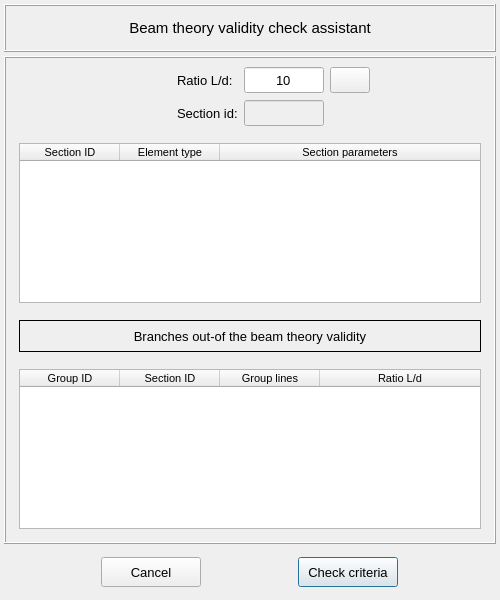
<?xml version="1.0" encoding="UTF-8"?>
<ui version="4.0">
 <class>Dialog</class>
 <widget class="QDialog" name="Dialog">
  <property name="windowModality">
   <enum>Qt::NonModal</enum>
  </property>
  <property name="geometry">
   <rect>
    <x>0</x>
    <y>0</y>
    <width>500</width>
    <height>600</height>
   </rect>
  </property>
  <property name="sizePolicy">
   <sizepolicy hsizetype="Fixed" vsizetype="Fixed">
    <horstretch>0</horstretch>
    <verstretch>0</verstretch>
   </sizepolicy>
  </property>
  <property name="minimumSize">
   <size>
    <width>500</width>
    <height>600</height>
   </size>
  </property>
  <property name="maximumSize">
   <size>
    <width>600</width>
    <height>600</height>
   </size>
  </property>
  <property name="contextMenuPolicy">
   <enum>Qt::DefaultContextMenu</enum>
  </property>
  <property name="windowTitle">
   <string>Beam theory validity check</string>
  </property>
  <property name="whatsThis">
   <string/>
  </property>
  <layout class="QGridLayout" name="gridLayout">
   <property name="leftMargin">
    <number>4</number>
   </property>
   <property name="topMargin">
    <number>4</number>
   </property>
   <property name="rightMargin">
    <number>4</number>
   </property>
   <property name="bottomMargin">
    <number>4</number>
   </property>
   <property name="spacing">
    <number>4</number>
   </property>
   <item row="0" column="0">
    <widget class="QFrame" name="top_frame">
     <property name="minimumSize">
      <size>
       <width>0</width>
       <height>48</height>
      </size>
     </property>
     <property name="maximumSize">
      <size>
       <width>600</width>
       <height>48</height>
      </size>
     </property>
     <property name="font">
      <font>
       <pointsize>11</pointsize>
      </font>
     </property>
     <property name="frameShape">
      <enum>QFrame::Box</enum>
     </property>
     <property name="frameShadow">
      <enum>QFrame::Raised</enum>
     </property>
     <property name="lineWidth">
      <number>1</number>
     </property>
     <layout class="QGridLayout" name="gridLayout_3">
      <property name="leftMargin">
       <number>0</number>
      </property>
      <property name="topMargin">
       <number>0</number>
      </property>
      <property name="rightMargin">
       <number>0</number>
      </property>
      <property name="bottomMargin">
       <number>0</number>
      </property>
      <property name="spacing">
       <number>0</number>
      </property>
      <item row="0" column="0">
       <widget class="QLabel" name="label">
        <property name="minimumSize">
         <size>
          <width>380</width>
          <height>30</height>
         </size>
        </property>
        <property name="maximumSize">
         <size>
          <width>1000</width>
          <height>40</height>
         </size>
        </property>
        <property name="text">
         <string>Beam theory validity check assistant</string>
        </property>
        <property name="textFormat">
         <enum>Qt::AutoText</enum>
        </property>
        <property name="alignment">
         <set>Qt::AlignCenter</set>
        </property>
       </widget>
      </item>
     </layout>
    </widget>
   </item>
   <item row="1" column="0">
    <widget class="QFrame" name="bottom_frame">
     <property name="minimumSize">
      <size>
       <width>0</width>
       <height>0</height>
      </size>
     </property>
     <property name="maximumSize">
      <size>
       <width>600</width>
       <height>600</height>
      </size>
     </property>
     <property name="frameShape">
      <enum>QFrame::Box</enum>
     </property>
     <property name="frameShadow">
      <enum>QFrame::Raised</enum>
     </property>
     <layout class="QGridLayout" name="gridLayout_8">
      <property name="leftMargin">
       <number>4</number>
      </property>
      <property name="topMargin">
       <number>4</number>
      </property>
      <property name="rightMargin">
       <number>4</number>
      </property>
      <property name="bottomMargin">
       <number>4</number>
      </property>
      <property name="spacing">
       <number>4</number>
      </property>
      <item row="0" column="0">
       <widget class="QFrame" name="frame_2">
        <property name="frameShape">
         <enum>QFrame::NoFrame</enum>
        </property>
        <property name="frameShadow">
         <enum>QFrame::Raised</enum>
        </property>
        <layout class="QGridLayout" name="gridLayout_4">
         <property name="leftMargin">
          <number>4</number>
         </property>
         <property name="topMargin">
          <number>4</number>
         </property>
         <property name="rightMargin">
          <number>4</number>
         </property>
         <property name="bottomMargin">
          <number>4</number>
         </property>
         <property name="spacing">
          <number>6</number>
         </property>
         <item row="0" column="3">
          <widget class="QLabel" name="label_4">
           <property name="minimumSize">
            <size>
             <width>0</width>
             <height>26</height>
            </size>
           </property>
           <property name="maximumSize">
            <size>
             <width>16777215</width>
             <height>26</height>
            </size>
           </property>
           <property name="font">
            <font>
             <pointsize>10</pointsize>
            </font>
           </property>
           <property name="text">
            <string>Ratio L/d:</string>
           </property>
          </widget>
         </item>
         <item row="0" column="4">
          <widget class="QLineEdit" name="lineEdit_beam_criteria">
           <property name="minimumSize">
            <size>
             <width>80</width>
             <height>26</height>
            </size>
           </property>
           <property name="maximumSize">
            <size>
             <width>80</width>
             <height>26</height>
            </size>
           </property>
           <property name="font">
            <font>
             <pointsize>10</pointsize>
            </font>
           </property>
           <property name="focusPolicy">
            <enum>Qt::ClickFocus</enum>
           </property>
           <property name="styleSheet">
            <string notr="true"/>
           </property>
           <property name="text">
            <string>10</string>
           </property>
           <property name="alignment">
            <set>Qt::AlignCenter</set>
           </property>
          </widget>
         </item>
         <item row="1" column="3">
          <widget class="QLabel" name="label_2">
           <property name="minimumSize">
            <size>
             <width>0</width>
             <height>26</height>
            </size>
           </property>
           <property name="maximumSize">
            <size>
             <width>16777215</width>
             <height>26</height>
            </size>
           </property>
           <property name="font">
            <font>
             <pointsize>10</pointsize>
            </font>
           </property>
           <property name="text">
            <string>Section id:</string>
           </property>
          </widget>
         </item>
         <item row="1" column="4">
          <widget class="QLineEdit" name="lineEdit_section_id">
           <property name="enabled">
            <bool>false</bool>
           </property>
           <property name="minimumSize">
            <size>
             <width>80</width>
             <height>26</height>
            </size>
           </property>
           <property name="maximumSize">
            <size>
             <width>80</width>
             <height>26</height>
            </size>
           </property>
           <property name="font">
            <font>
             <pointsize>10</pointsize>
            </font>
           </property>
           <property name="focusPolicy">
            <enum>Qt::ClickFocus</enum>
           </property>
           <property name="styleSheet">
            <string notr="true"/>
           </property>
           <property name="text">
            <string/>
           </property>
           <property name="alignment">
            <set>Qt::AlignCenter</set>
           </property>
          </widget>
         </item>
         <item row="0" column="1">
          <spacer name="horizontalSpacer">
           <property name="orientation">
            <enum>Qt::Horizontal</enum>
           </property>
           <property name="sizeHint" stdset="0">
            <size>
             <width>40</width>
             <height>20</height>
            </size>
           </property>
          </spacer>
         </item>
         <item row="0" column="6">
          <spacer name="horizontalSpacer_2">
           <property name="orientation">
            <enum>Qt::Horizontal</enum>
           </property>
           <property name="sizeHint" stdset="0">
            <size>
             <width>40</width>
             <height>20</height>
            </size>
           </property>
          </spacer>
         </item>
         <item row="0" column="2">
          <widget class="QFrame" name="frame_6">
           <property name="minimumSize">
            <size>
             <width>40</width>
             <height>28</height>
            </size>
           </property>
           <property name="maximumSize">
            <size>
             <width>40</width>
             <height>28</height>
            </size>
           </property>
           <property name="frameShape">
            <enum>QFrame::NoFrame</enum>
           </property>
           <property name="frameShadow">
            <enum>QFrame::Raised</enum>
           </property>
          </widget>
         </item>
         <item row="0" column="5">
          <widget class="QPushButton" name="pushButton_more_info">
           <property name="minimumSize">
            <size>
             <width>40</width>
             <height>26</height>
            </size>
           </property>
           <property name="maximumSize">
            <size>
             <width>40</width>
             <height>26</height>
            </size>
           </property>
           <property name="font">
            <font>
             <pointsize>10</pointsize>
            </font>
           </property>
           <property name="styleSheet">
            <string notr="true"/>
           </property>
           <property name="text">
            <string/>
           </property>
           <property name="icon">
            <iconset>
             <normaloff>../../icons/common/help.png</normaloff>../../icons/common/help.png</iconset>
           </property>
           <property name="autoDefault">
            <bool>false</bool>
           </property>
          </widget>
         </item>
        </layout>
       </widget>
      </item>
      <item row="1" column="0">
       <widget class="QFrame" name="frame_3">
        <property name="frameShape">
         <enum>QFrame::NoFrame</enum>
        </property>
        <property name="frameShadow">
         <enum>QFrame::Raised</enum>
        </property>
        <layout class="QGridLayout" name="gridLayout_5">
         <item row="0" column="0">
          <widget class="QTreeWidget" name="treeWidget_sections_parameters_by_lines">
           <property name="minimumSize">
            <size>
             <width>0</width>
             <height>100</height>
            </size>
           </property>
           <property name="maximumSize">
            <size>
             <width>550</width>
             <height>350</height>
            </size>
           </property>
           <property name="font">
            <font>
             <family>MS Shell Dlg 2</family>
             <pointsize>8</pointsize>
            </font>
           </property>
           <property name="toolTip">
            <string>&lt;html&gt;&lt;head/&gt;&lt;body&gt;&lt;p&gt;Model section information&lt;/p&gt;&lt;/body&gt;&lt;/html&gt;</string>
           </property>
           <property name="alternatingRowColors">
            <bool>true</bool>
           </property>
           <property name="indentation">
            <number>1</number>
           </property>
           <property name="headerHidden">
            <bool>false</bool>
           </property>
           <attribute name="headerHighlightSections">
            <bool>false</bool>
           </attribute>
           <attribute name="headerShowSortIndicator" stdset="0">
            <bool>false</bool>
           </attribute>
           <attribute name="headerStretchLastSection">
            <bool>true</bool>
           </attribute>
           <column>
            <property name="text">
             <string>Section ID</string>
            </property>
            <property name="textAlignment">
             <set>AlignCenter</set>
            </property>
           </column>
           <column>
            <property name="text">
             <string>Element type</string>
            </property>
            <property name="textAlignment">
             <set>AlignCenter</set>
            </property>
           </column>
           <column>
            <property name="text">
             <string>Section parameters</string>
            </property>
            <property name="textAlignment">
             <set>AlignCenter</set>
            </property>
           </column>
          </widget>
         </item>
        </layout>
       </widget>
      </item>
      <item row="2" column="0">
       <widget class="QFrame" name="frame_4">
        <property name="frameShape">
         <enum>QFrame::NoFrame</enum>
        </property>
        <property name="frameShadow">
         <enum>QFrame::Raised</enum>
        </property>
        <layout class="QGridLayout" name="gridLayout_6">
         <property name="leftMargin">
          <number>9</number>
         </property>
         <property name="topMargin">
          <number>4</number>
         </property>
         <property name="rightMargin">
          <number>9</number>
         </property>
         <property name="bottomMargin">
          <number>4</number>
         </property>
         <item row="0" column="0">
          <widget class="QLabel" name="label_3">
           <property name="minimumSize">
            <size>
             <width>0</width>
             <height>32</height>
            </size>
           </property>
           <property name="maximumSize">
            <size>
             <width>16777215</width>
             <height>32</height>
            </size>
           </property>
           <property name="font">
            <font>
             <pointsize>10</pointsize>
            </font>
           </property>
           <property name="frameShape">
            <enum>QFrame::Box</enum>
           </property>
           <property name="text">
            <string>Branches out-of the beam theory validity</string>
           </property>
           <property name="alignment">
            <set>Qt::AlignCenter</set>
           </property>
          </widget>
         </item>
        </layout>
       </widget>
      </item>
      <item row="3" column="0">
       <widget class="QFrame" name="frame_5">
        <property name="frameShape">
         <enum>QFrame::NoFrame</enum>
        </property>
        <property name="frameShadow">
         <enum>QFrame::Raised</enum>
        </property>
        <layout class="QGridLayout" name="gridLayout_7">
         <item row="0" column="0">
          <widget class="QTreeWidget" name="treeWidget_non_beam_segments">
           <property name="minimumSize">
            <size>
             <width>0</width>
             <height>100</height>
            </size>
           </property>
           <property name="maximumSize">
            <size>
             <width>550</width>
             <height>350</height>
            </size>
           </property>
           <property name="font">
            <font>
             <family>MS Shell Dlg 2</family>
             <pointsize>8</pointsize>
             <kerning>false</kerning>
            </font>
           </property>
           <property name="toolTip">
            <string>&lt;html&gt;&lt;head/&gt;&lt;body&gt;&lt;p&gt;Segments whose the L/d ratios are lower than user-defined value&lt;/p&gt;&lt;/body&gt;&lt;/html&gt;</string>
           </property>
           <property name="alternatingRowColors">
            <bool>true</bool>
           </property>
           <property name="indentation">
            <number>1</number>
           </property>
           <property name="headerHidden">
            <bool>false</bool>
           </property>
           <attribute name="headerHighlightSections">
            <bool>false</bool>
           </attribute>
           <attribute name="headerShowSortIndicator" stdset="0">
            <bool>false</bool>
           </attribute>
           <attribute name="headerStretchLastSection">
            <bool>true</bool>
           </attribute>
           <column>
            <property name="text">
             <string>Group ID</string>
            </property>
            <property name="textAlignment">
             <set>AlignCenter</set>
            </property>
           </column>
           <column>
            <property name="text">
             <string>Section ID</string>
            </property>
            <property name="textAlignment">
             <set>AlignCenter</set>
            </property>
           </column>
           <column>
            <property name="text">
             <string>Group lines</string>
            </property>
            <property name="textAlignment">
             <set>AlignCenter</set>
            </property>
           </column>
           <column>
            <property name="text">
             <string>Ratio L/d</string>
            </property>
            <property name="textAlignment">
             <set>AlignCenter</set>
            </property>
           </column>
          </widget>
         </item>
        </layout>
       </widget>
      </item>
     </layout>
    </widget>
   </item>
   <item row="2" column="0">
    <widget class="QFrame" name="frame">
     <property name="minimumSize">
      <size>
       <width>0</width>
       <height>48</height>
      </size>
     </property>
     <property name="maximumSize">
      <size>
       <width>16777215</width>
       <height>48</height>
      </size>
     </property>
     <property name="frameShape">
      <enum>QFrame::NoFrame</enum>
     </property>
     <property name="frameShadow">
      <enum>QFrame::Raised</enum>
     </property>
     <layout class="QGridLayout" name="gridLayout_2">
      <property name="leftMargin">
       <number>0</number>
      </property>
      <property name="topMargin">
       <number>0</number>
      </property>
      <property name="rightMargin">
       <number>0</number>
      </property>
      <property name="bottomMargin">
       <number>0</number>
      </property>
      <property name="spacing">
       <number>0</number>
      </property>
      <item row="0" column="0">
       <widget class="QPushButton" name="pushButton_cancel">
        <property name="minimumSize">
         <size>
          <width>100</width>
          <height>30</height>
         </size>
        </property>
        <property name="maximumSize">
         <size>
          <width>100</width>
          <height>30</height>
         </size>
        </property>
        <property name="font">
         <font>
          <pointsize>10</pointsize>
         </font>
        </property>
        <property name="styleSheet">
         <string notr="true"/>
        </property>
        <property name="text">
         <string>Cancel</string>
        </property>
       </widget>
      </item>
      <item row="0" column="1">
       <widget class="QPushButton" name="pushButton_check_criteria">
        <property name="minimumSize">
         <size>
          <width>100</width>
          <height>30</height>
         </size>
        </property>
        <property name="maximumSize">
         <size>
          <width>100</width>
          <height>30</height>
         </size>
        </property>
        <property name="font">
         <font>
          <pointsize>10</pointsize>
         </font>
        </property>
        <property name="styleSheet">
         <string notr="true"/>
        </property>
        <property name="text">
         <string>Check criteria</string>
        </property>
        <property name="default">
         <bool>true</bool>
        </property>
       </widget>
      </item>
     </layout>
    </widget>
   </item>
  </layout>
 </widget>
 <tabstops>
  <tabstop>pushButton_check_criteria</tabstop>
 </tabstops>
 <resources/>
 <connections/>
</ui>
